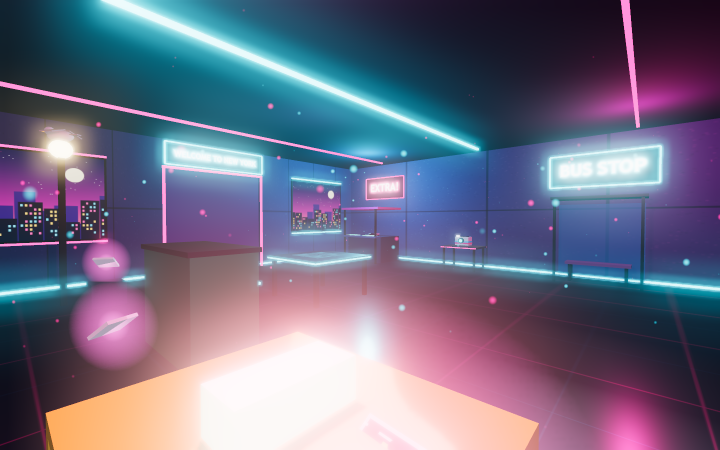
#> input picture output/propuesta-salas-2026-11-01/capturas/2-1989-diagonal.png, 1440 x 900 px (shown at 1/2 size)
$ python comparar.py
#> lines starting #> are read from the running program, lines starting #| are printed output that depends on the picture
from pathlib import Path
from PIL import Image, ImageDraw, ImageFont

root=Path(__file__).parent
before=root.parent/'propuesta-salas-2026-11-01/capturas/2-1989-diagonal.png'
after=root/'diagonal.png'
font=ImageFont.truetype('C:/Windows/Fonts/arial.ttf',25)
canvas=Image.new('RGB',(1920,650),'#131922')
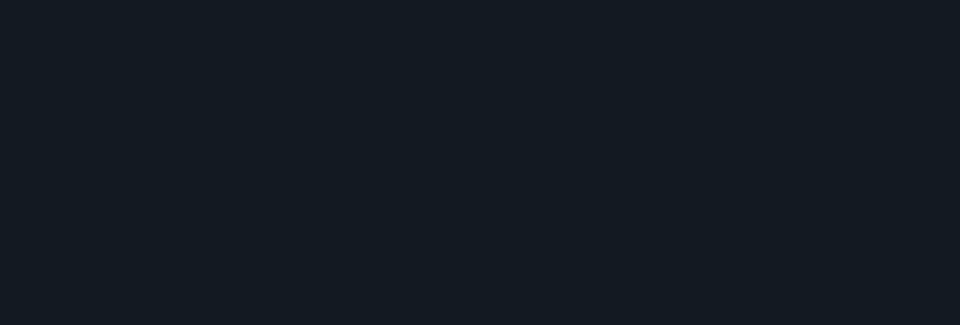
#> canvas: PIL image 1920x650 RGB (shown at 1/2 size); mean R, G, B 19, 25, 34
d=ImageDraw.Draw(canvas)
for x,label,file in [(0,'ANTES',before),(960,'1989 · MATERIALES APLICADOS',after)]:
    d.text((x+18,12),label,font=font,fill='#c8e6ee')
    image=Image.open(file).convert('RGB').resize((960,600),Image.Resampling.LANCZOS)
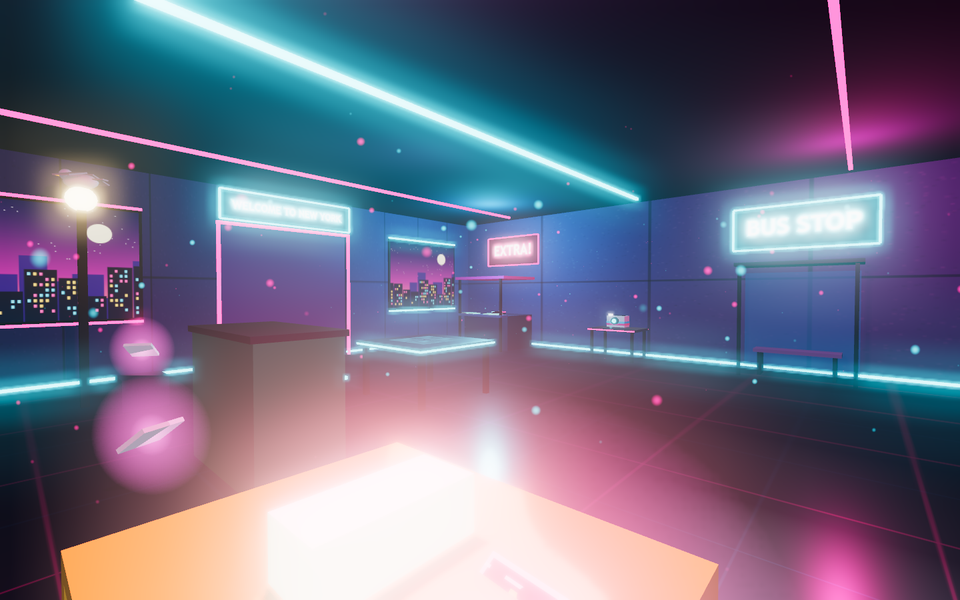
#> image: PIL image 960x600 RGB; mean R, G, B 110.8, 109, 132
    canvas.paste(image,(x,50))
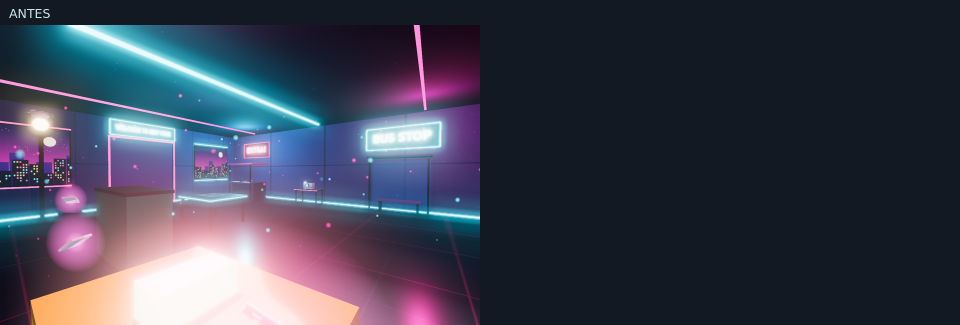
#> canvas: PIL image 1920x650 RGB (shown at 1/2 size); mean R, G, B 61.5, 63.8, 79.3
#> pass 2 of the loop `for x,label,file in [(0,'ANTES',before),(960,'1989 · MATERIALES APLICA..`:
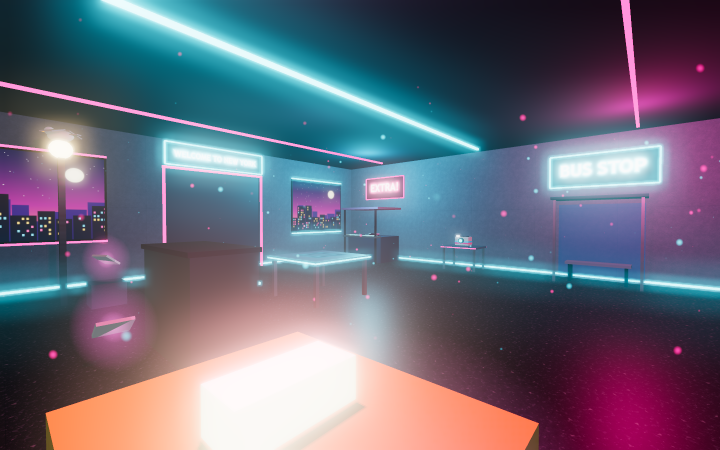
#> input picture output/1989-retexturizado-2026-11-06/diagonal.png, 1440 x 900 px (shown at 1/2 size)
#> `image=Image.open(file).convert('RGB').resize((960,600),Image.Resamplin..`:
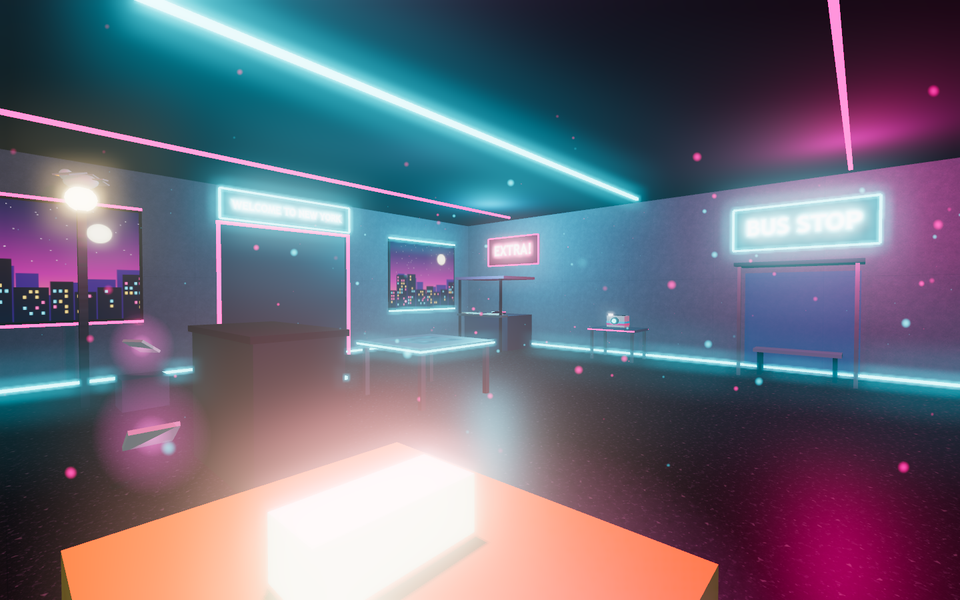
#> image: PIL image 960x600 RGB; mean R, G, B 105.9, 105.8, 122.1
#> `canvas.paste(image,(x,50))`:
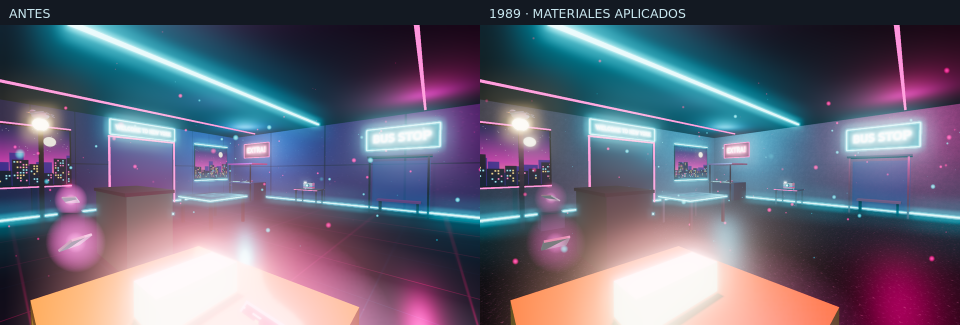
#> canvas: PIL image 1920x650 RGB (shown at 1/2 size); mean R, G, B 101.9, 101.5, 120.3
canvas.save(root/'antes-despues.jpg',quality=93)
print('Comparación guardada.')
